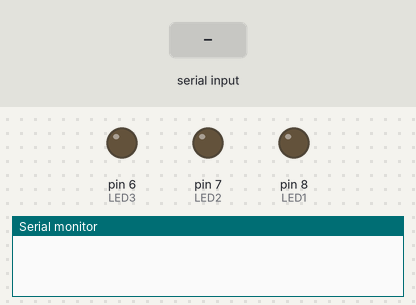
Simulated run of this sketch. Board: Arduino Uno, built with avr-gcc and run on an emulated ATmega328P. Shown: output pins drawn as LEDs (lit = HIGH), the last lines printed to the serial monitor. Dashed ring = blinking. Inputs (shaded band) come from the test bench.

Above: at 1.2 s.
1.3 s: "unlock\n" received over Serial
At 2.3 s:
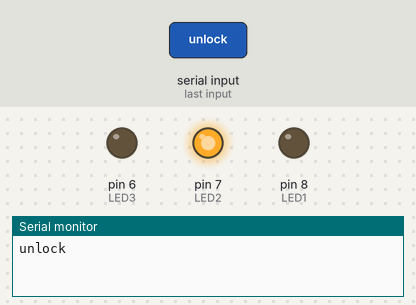
2.8 s: "button\n" received over Serial
At 5.5 s:
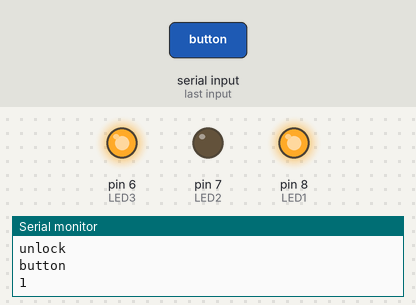
5.8 s: "lock\n" received over Serial
At 6.15 s:
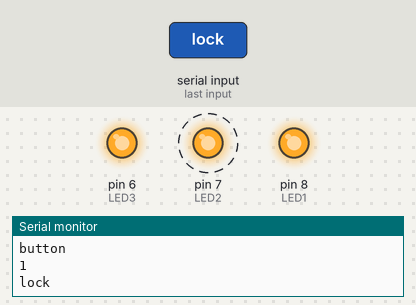
Timing chart, 0 to 8.8 s (numbered marks = the images above; inputs shaded):
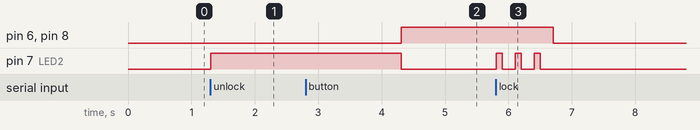

Measured:
- after the input at 1.3 s, pin 7 (LED2): LOW → HIGH at once
- after the input at 2.8 s, pin 6 (LED3), pin 8 (LED1): LOW → HIGH after 1.5 s
- after the input at 5.8 s, pin 6 (LED3), pin 8 (LED1): HIGH → LOW after 0.91 s; pin 7 (LED2): alternates HIGH for 0.10 s and LOW for 0.20 s, 6 changes in all, then stays LOW, starting at once

The sketch:

ard1.ino
```cpp
int LED1 = 8;
int LED2 = 7;
int LED3 = 6;

String command;
String flashlightStatus;

int state = 0;

void setup() {
  // put your setup code here, to run once:
  pinMode(LED1, OUTPUT);
  pinMode(LED2, OUTPUT);
  pinMode(LED3, OUTPUT);

  flashlightStatus = "locked";

  Serial.begin(9600);
}

void loop() {
  // put your main code here, to run repeatedly:

  if(Serial.available()) {
    command = Serial.readStringUntil('\n');

    // Unlocking flashlight
    Serial.println(command);

    if(command == "unlock" && flashlightStatus == "locked") {
      digitalWrite(LED2, HIGH);
      flashlightStatus = "unlocked";
      delay(3000);
      digitalWrite(LED2, LOW);
      state = 0;
    }
    // Locking flashlight
    if(command == "lock" && flashlightStatus == "unlocked") {
      digitalWrite(LED2, HIGH);
      delay(100);
      digitalWrite(LED2, LOW);
      delay(200);
      digitalWrite(LED2, HIGH);
      delay(100);
      digitalWrite(LED2, LOW);
      delay(200);
      digitalWrite(LED2, HIGH);
      delay(100);
      digitalWrite(LED2, LOW);
      delay(200);
      flashlightStatus = "locked";
      digitalWrite(LED1, LOW);
      digitalWrite(LED3, LOW);
    }

    if(command == "button") {
      state += 1;
      Serial.println(state);
    }

    if(state == 4) {
      state = 0;
    }
  }

  // check which state currently active
  if(state == 0) {
    digitalWrite(LED1, LOW);
    digitalWrite(LED3, LOW);
  }

  if(state == 1 && flashlightStatus == "unlocked") {
    digitalWrite(LED1, HIGH);
    digitalWrite(LED3, HIGH);
  }

  if(state == 2 && flashlightStatus == "unlocked") {
    digitalWrite(LED1, HIGH);
    digitalWrite(LED3, HIGH);
    delay(200);
    digitalWrite(LED1, LOW);
    digitalWrite(LED3, LOW);
    delay(300);
  }

  if(state == 3 && flashlightStatus == "unlocked") {
    digitalWrite(LED1, HIGH);
    digitalWrite(LED3, LOW);
    delay(200);
    digitalWrite(LED1, LOW);
    digitalWrite(LED3, HIGH);
    delay(200);
  }

  command = "";
}
```
